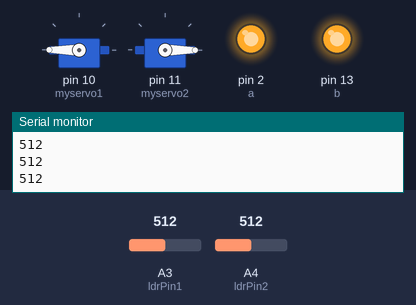
The sketch below on a simulated Arduino Uno, built with avr-gcc and run on an emulated ATmega328P. Parts: 2 × servo, output pins drawn as LEDs (lit = HIGH), the last lines printed to the serial monitor. The inputs (shaded band) are chosen by the test bench; at power-on: A3 (ldrPin1) = 512, A4 (ldrPin2) = 512.

Above: at 1.2 s.
1.3 s: A3 (ldrPin1) set to 428
2.8 s: A3 (ldrPin1) set to 397
At 3.3 s:
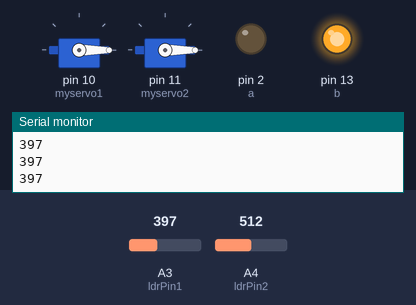
4.3 s: A4 (ldrPin2) set to 484
At 5.5 s:
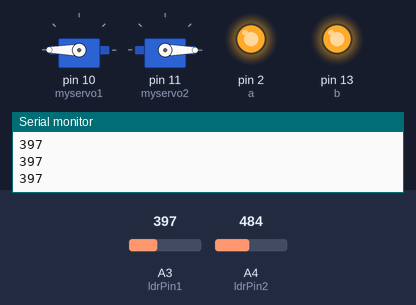
5.8 s: A4 (ldrPin2) set to 367
7.3 s: A4 (ldrPin2) set to 343
At 7.6 s:
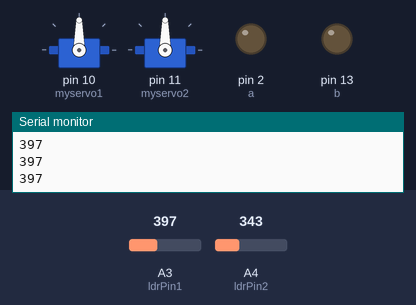
8.8 s: A3 (ldrPin1) set to 511
At 10.0 s:
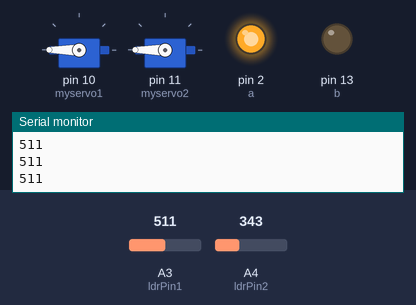
Timing chart, 0 to 11.3 s (numbered marks = the images above; inputs shaded):
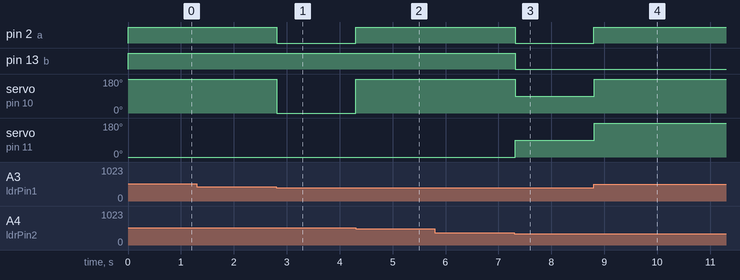

The sketch:

Gr.10_COmputer_Engineering_Bobot_light_sensors.ino
```cpp
//Date: 5/24/16
//By: Benji Saltz & Joel Fairbanks
//Description: Bobot uses light sensors to follow directions
#include <Servo.h>
//light sensors connect to the bobot through here
int ldrPin1 = A3;
int ldrPin2 = A4;
//pins that connect lights to bobot
int a = 2;
int b = 13;
// seperate reads for both light dependant resistors
int ldrRead1;
int ldrRead2;
// creates sound
int buzzer = 7;
//move wheels
Servo myservo1;
Servo myservo2;
//function which moves bobot forward and turns on lights
void forward() {
  digitalWrite(a, HIGH);
  digitalWrite(b, HIGH);
  for (int i = 0; i < 122 ; i++) {
    myservo1.write(180);
    myservo2.write(0);
  }
}


void right() {
  //function which moves bobot right and turns on the right light on
  digitalWrite(b, HIGH);
  digitalWrite(a, LOW);
  for (int i = 0; i < 64 ; i++) {
    myservo1.write(0);
    myservo2.write(0);
  }
}


void left() {
  //function which moves bobot left and turns the left light on
  digitalWrite(a, HIGH);
  digitalWrite(b, LOW);
  for (int i = 0; i < 64 ; i++) {
    myservo1.write(180);
    myservo2.write(180);
  }
}


void backwards() {
  //function which moves bobot backwards and flickers lights and turns on siren
  for (int i = 0; i < 64 ; i++) {
    myservo1.write(0);
    myservo2.write(180);
  }
  tone(buzzer, 600);
  delay(250);
  digitalWrite(a, HIGH);
  digitalWrite(b, HIGH);
  tone(buzzer, 500);
  delay(250);
  digitalWrite(a, LOW);
  digitalWrite(b, LOW);

}

// sets motors to not move while lights turn off
void still() {
  digitalWrite(a, LOW);
  digitalWrite(b, LOW);
  myservo1.write(90);
  myservo2.write(90);
}
//sets up motors, lights and the buzzer
void setup() {
  Serial.begin (9600);
  myservo1.attach(10);
  myservo2.attach(11);
  pinMode(a, OUTPUT);
  pinMode(b, OUTPUT);
  pinMode(buzzer, OUTPUT);
}

// where commands and functions are inputted
void loop() {
  //where light dependant resistors are used to input functions
  ldrRead1 = analogRead (ldrPin1);
  ldrRead2 = analogRead (ldrPin2);
  Serial.println (ldrRead1);
  //when both LDR are covered, the bobot uses function backwards
  if (ldrRead1 < 150 && ldrRead2 < 150) {
    backwards();
  }
  // when the right LDR senses more light,the bobot uses function right
  else if (ldrRead1 - ldrRead2 < -100) {
    right();
  }
   // when the left LDR senses more light, the bobot uses function left
  else if (ldrRead1 - ldrRead2 > 100) {
    left();
  }
//when both LDR sense light, the bobot uses function forward
  else if (ldrRead2 > 350 && ldrRead1 > 350 ) {
    forward();
  }
  else {
    //when both LDR are neural, the bobot uses function still
    still();
  }
//turns off buzzer if not used
  noTone(buzzer);

}
```

Measured:
- the behaviour switches between 412 and 411 on A3 (ldrPin1) (found by bisection; images 0 and 1)
- the behaviour switches between 498 and 497 on A4 (ldrPin2) (found by bisection; images 1 and 2)
- the behaviour switches between 351 and 350 on A4 (ldrPin2) (found by bisection; images 2 and 3)
- after the input at 2.8 s, pin 2 (a): HIGH → LOW at once; servo on pin 10 (myservo1): 180° → 0° at once
- after the input at 4.3 s, pin 2 (a): LOW → HIGH at once; servo on pin 10 (myservo1): 0° → 180° at once
- after the input at 7.3 s, pin 2 (a), pin 13 (b): HIGH → LOW at once; servo on pin 10 (myservo1): 180° → 90° at once; servo on pin 11 (myservo2): 0° → 90° at once
- after the input at 8.8 s, pin 2 (a): LOW → HIGH at once; servo on pin 10 (myservo1), servo on pin 11 (myservo2): 90° → 180° at once
